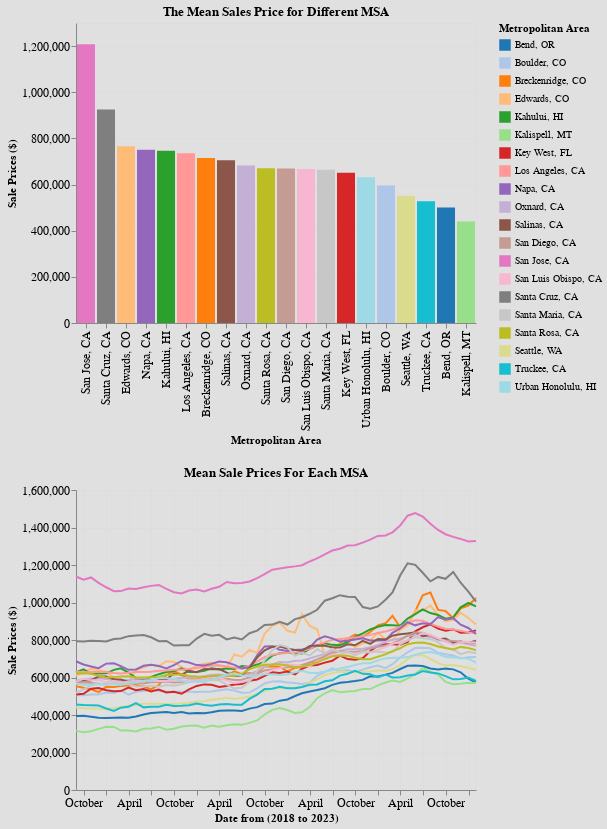

Notebook cell for this chart:
### Markdown cell above
# Apply Theme

### Code cell
import altair as alt



newfig_2 = newfig_2.configure_axis(
    labelFontSize=12,    # increase font size for labels
    
    labelColor='black',  # set label color to black
    titleColor='black',   # set title color to black
    
)

newfig_2 = newfig_2.properties(background='#e0e0e0')
newfig_2

### Figure 1 — Vega-Lite specification as saved in the notebook (floating-point values rounded to 4 significant figures; data arrays with more than 128 entries replaced by an {"elided": "..."} marker saying what was removed)
{"config": {"view": {"continuousWidth": 400, "continuousHeight": 300}, "axis": {"labelColor": "black", "labelFontSize": 12, "titleColor": "black"}}, "vconcat": [{"mark": "bar", "encoding": {"color": {"condition": {"field": "Metropolitan Area", "scale": {"scheme": "category20"}, "type": "nominal", "selection": "Random"}, "value": "lightgray"}, "x": {"field": "Metropolitan Area", "sort": {"field": "Mean Sale Price", "op": "mean", "order": "descending"}, "title": "Metropolitan Area", "type": "nominal"}, "y": {"aggregate": "mean", "field": "Mean Sale Price", "title": "Sale Prices ($)", "type": "quantitative"}}, "selection": {"Random": {"type": "single", "fields": ["Metropolitan Area"]}}, "title": "The Mean Sales Price for Different MSA"}, {"mark": "line", "encoding": {"color": {"condition": {"field": "Metropolitan Area", "type": "nominal", "selection": "Random"}, "value": "lightgray"}, "x": {"field": "date", "title": "Date from (2018 to 2023)", "type": "temporal"}, "y": {"aggregate": "mean", "field": "Mean Sale Price", "title": "Sale Prices ($)", "type": "quantitative"}}, "title": "Mean Sale Prices For Each MSA"}], "background": "#e0e0e0", "data": {"name": "data-a1e1faaebfb563f5350fc1b5ba32b4e1"}, "$schema": "https://vega.github.io/schema/vega-lite/v4.17.0.json", "datasets": {"data-a1e1faaebfb563f5350fc1b5ba32b4e1": {"elided": "1080 records"}}}
